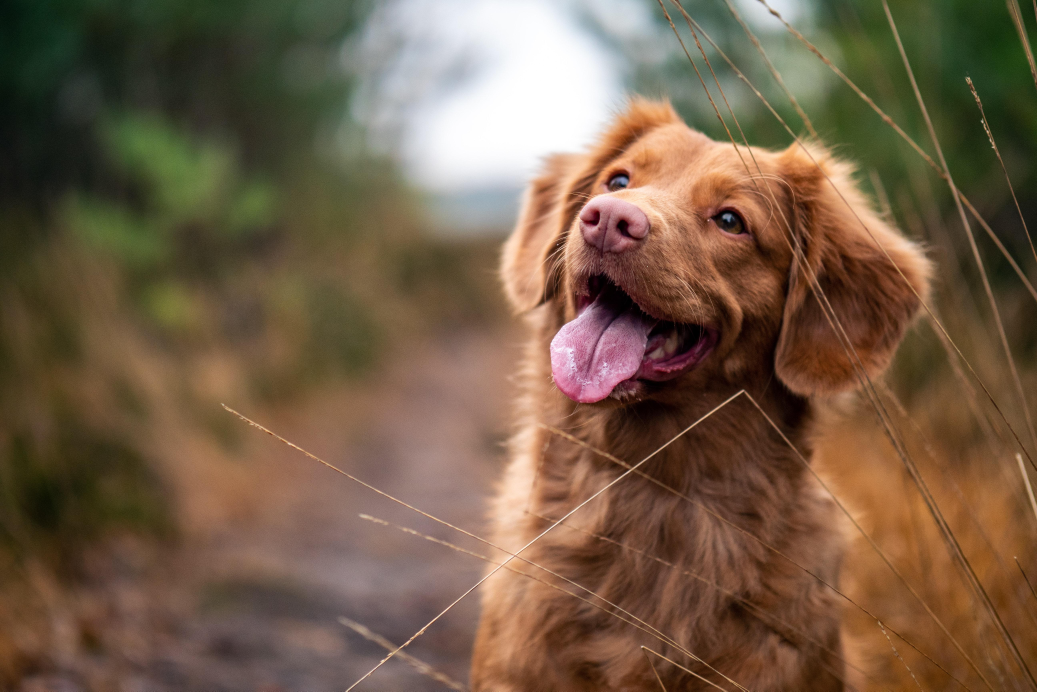
#> input picture 3. Computer Vision and Image Augmentations/resources/dog.jpg, 5184 x 3456 px (shown at 1/5 size)
$ jupyter execute --allow-errors '3.3.2 Image Augmentation CutOut, MixUp and CutMix.ipynb'
#> lines starting #> are read from the running program, lines starting #| are printed output that depends on the picture
# 3.3.2 Image Augmentation: Cutout, MixUp and CutMix
By Zac Todd

This tutorials covers image augmenations included in DeVries and Taylors work [Cutout](https://arxiv.org/abs/1708.04552), Zhang et al work [MixUp](https://arxiv.org/abs/1710.09412) and Yun et al work [CutMix](https://arxiv.org/abs/1905.04899).

[cell 1]
import os
import numpy as np
import cv2
from PIL import Image, ImageOps, ImageEnhance

IMAGES_DIR = f'{os.getcwd()}/resources'
IMAGE_1 = f'{IMAGES_DIR}/dog.jpg'
IMAGE_2 = f'{IMAGES_DIR}/cat.jpg'
IMAGE_3 = f'{IMAGES_DIR}/cat_on_dog.jpg'

Wrapper for enabling functions that take np.ndarray to take PIL.Image as input and then after running converts the output np.ndarray to PIL.Image dont worry to much about what this function is doing.

[cell 2]
def _PIL_NUMPY(func):
    def wrapper(*args, **kwargs):
        new_args = [np.asarray(arg) if isinstance(arg, type(Image.Image())) else arg for arg in args]
        new_kwargs = {k: (np.asarray(arg) if isinstance(arg, type(Image.Image())) else arg) for k, arg in kwargs.items()}
        out_array = func(*new_args, **new_kwargs)
        out_image = Image.fromarray(np.uint8(out_array))
        return out_image
    return wrapper

## Cutout
Cutout removes a selected number of square holes from and image.

[cell 3]
@_PIL_NUMPY
def cutout(image, holes, length):
    output = image.copy()
    h, w, _ = output.shape
    for _ in range(holes):
        x0, y0 = np.random.randint(w - length), np.random.randint(h - length)
        output[y0: y0 + length, x0:x0 + length] = 0
    return output

img = Image.open(IMAGE_1)
#> img is the input picture: PIL image 5184x3456 RGB; mean R, G, B 115.7, 93.4, 71.7
cutout_image = cutout(img, 10, 500)
#> in wrapper, `out_image = Image.fromarray(np.uint8(out_array))`:
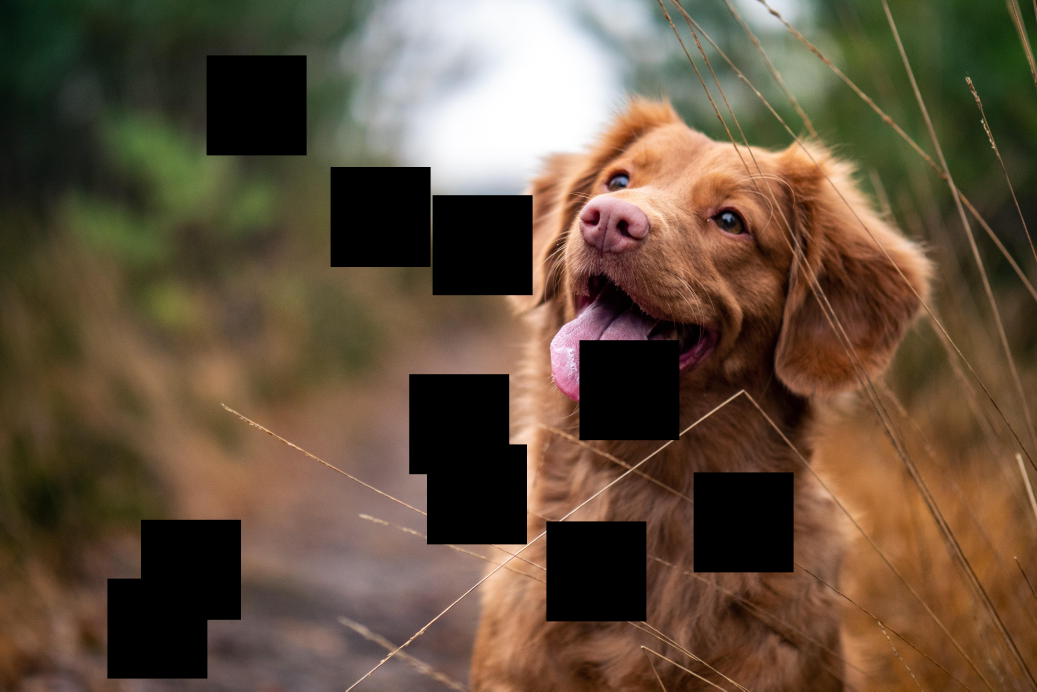
#> out_image: PIL image 5184x3456 RGB (shown at 1/5 size); mean R, G, B 99.8, 81.1, 61.5
cutout_image

Now instead of cuting out with black space try cuting out the image with unifrom noise.
Hint look at *np.random.randint*.

[cell 4]
@_PIL_NUMPY
def noisy_cutout(image, holes, length):
    output = image.copy()
    h, w, _ = output.shape
    for _ in range(holes):
        x0, y0 = np.random.randint(w - length), np.random.randint(h - length)
        output[y0:y0 + length, x0:x0 + length] = ...
    return output

img = Image.open(IMAGE_2)
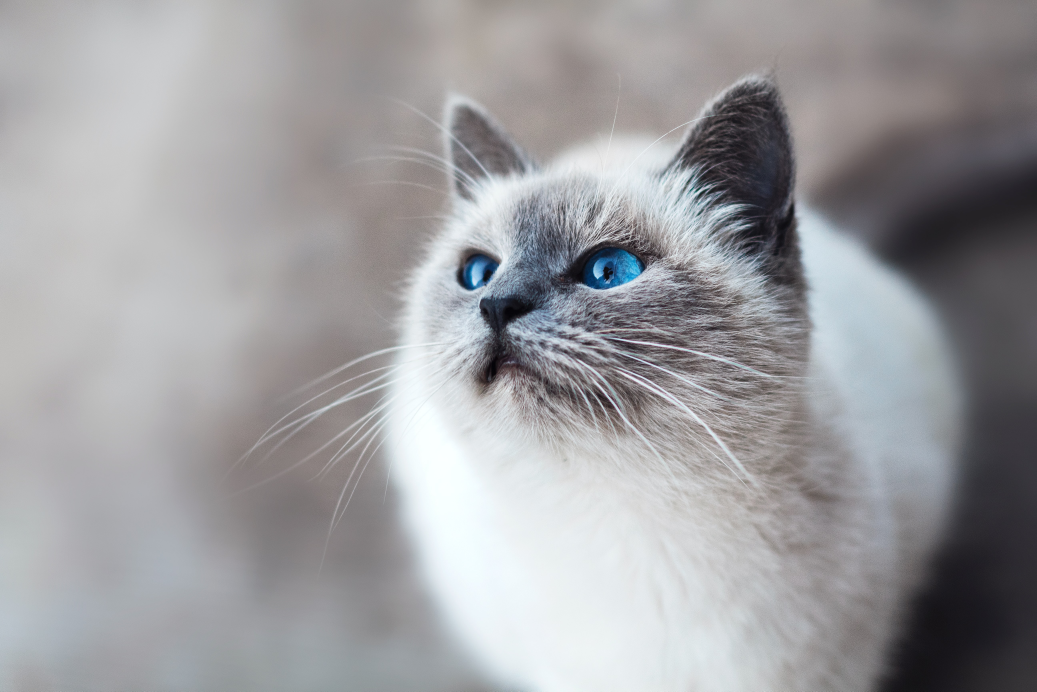
#> input picture 3. Computer Vision and Image Augmentations/resources/cat.jpg, 5184 x 3456 px (shown at 1/5 size)
#> img is the input picture: PIL image 5184x3456 RGB; mean R, G, B 157.2, 156.9, 159.4
#> (the rest of this cell did not finish here and is left out)

noisy_cutout_image

<script type="text/x-mathjax-config">
MathJax.Hub.Config({
tex2jax: {
inlineMath: [['$','$'], ['\\(','\\)']],
processEscapes: true},
jax: ["input/TeX","input/MathML","input/AsciiMath","output/CommonHTML"],
extensions: ["tex2jax.js","mml2jax.js","asciimath2jax.js","MathMenu.js","MathZoom.js","AssistiveMML.js", "[Contrib]/a11y/accessibility-menu.js"],
TeX: {
extensions: ["AMSmath.js","AMSsymbols.js","noErrors.js","noUndefined.js"],
equationNumbers: {
autoNumber: "AMS"
}
}
});
</script>
The Cutout function from the DeVries and Taylors samples boxes a bit differently than in our *cutout(.)* function. Rewrite the function so the we can sample $x_0$ and $y_0$ from just the bounds of the image.

[cell 5]
@_PIL_NUMPY
def cutout2(image, holes, length):
    output = image.copy()
    h, w, _ = output.shape
    for _ in range(holes):
        x0, y0 = np.random.randint(w), np.random.randint(h)
        x1, y1 = ...
        output[y0: x1, x0: y1] = 0
    return output

img = Image.open(IMAGE_2)
#> (the rest of this cell did not finish here and is left out)

cutout2_image

## Mixup

<script type="text/x-mathjax-config">
MathJax.Hub.Config({
tex2jax: {
inlineMath: [['$','$'], ['\\(','\\)']],
processEscapes: true},
jax: ["input/TeX","input/MathML","input/AsciiMath","output/CommonHTML"],
extensions: ["tex2jax.js","mml2jax.js","asciimath2jax.js","MathMenu.js","MathZoom.js","AssistiveMML.js", "[Contrib]/a11y/accessibility-menu.js"],
TeX: {
extensions: ["AMSmath.js","AMSsymbols.js","noErrors.js","noUndefined.js"],
equationNumbers: {
autoNumber: "AMS"
}
}
});
</script>

Mixup in practise works on both the images and onehot encoding labels. However, for the purposes of this tutorial we only look at the mixup process for the images though the same process is appied to the lables.
Mixup works by sampling from $\lambda \sim Beta(\alpha, \alpha)$ and using sampled probabilty to determine the weights of the sum of the two images and their labels being mixed up.

$$ \begin{align}
\lambda &\sim Beta(\alpha, \alpha)\\
\tilde{X} &= \lambda X_i + (1 - \lambda) X_j\\
\tilde{Y} &= \lambda Y_i + (1 - \lambda) Y_j\\
\end{align} $$

Where $\tilde{X}$ and $\tilde{Y}$ are the mixed up images and labels repectively from the images $X_i$ and $X_j$ with the assoated lables $Y_i$ and $X_j$.

Run the cell below a few times and change the play around with the *alpha* input.

[cell 6]
@_PIL_NUMPY
def mixup(image1, image2, alpha):
    lam = np.random.beta(alpha, alpha) if alpha > 0 else 1
    output = lam * image1 + (1 - lam) * image2
    return output

img1 = Image.open(IMAGE_1)
img2 = Image.open(IMAGE_2)
img = np.asarray(img)
mixup_image = mixup(img1, img2, 0.5)
#> in wrapper (call 4), `out_image = Image.fromarray(np.uint8(out_array))`:
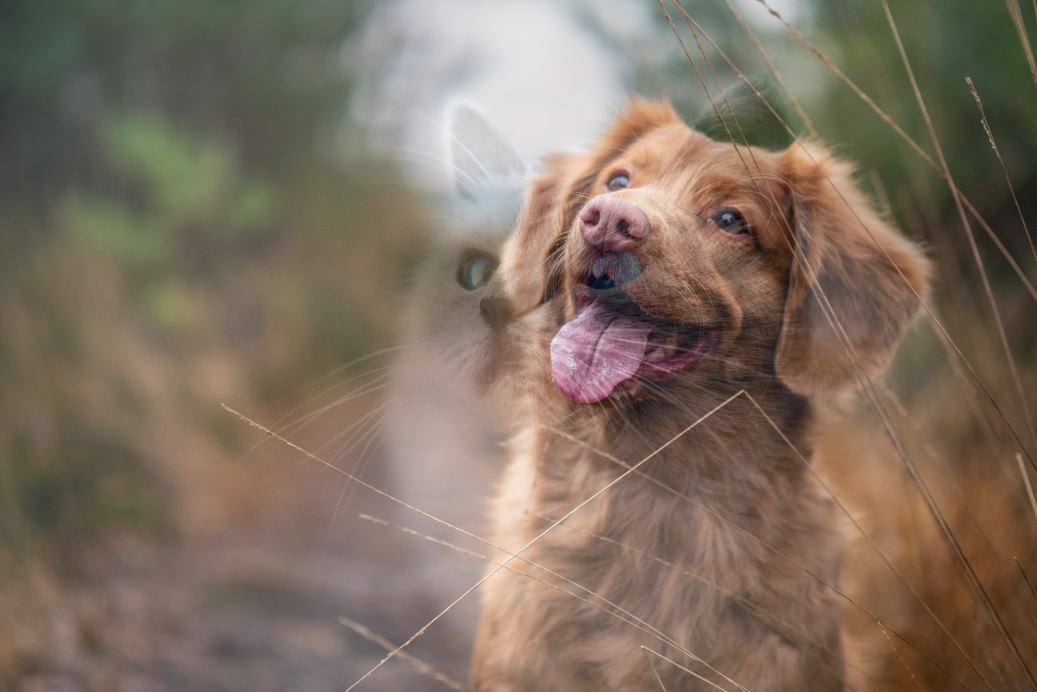
#> out_image: PIL image 5184x3456 RGB (shown at 1/5 size); mean R, G, B 127.5, 111.8, 97.2
mixup_image

In the mixup function you will see that it only works on image of the same size rewrite the function so it works on images of different sizes.

[cell 7]
@_PIL_NUMPY
def resized_mixup(image1, image2, alpha):
    resized_image1 = ...
    resized_image2 = ...
    lam = np.random.beta(alpha, alpha) if alpha > 0 else 1
    output = lam * resized_image1 + (1 - lam) * resized_image2
    return output

img1 = Image.open(IMAGE_1)
img3 = Image.open(IMAGE_3)
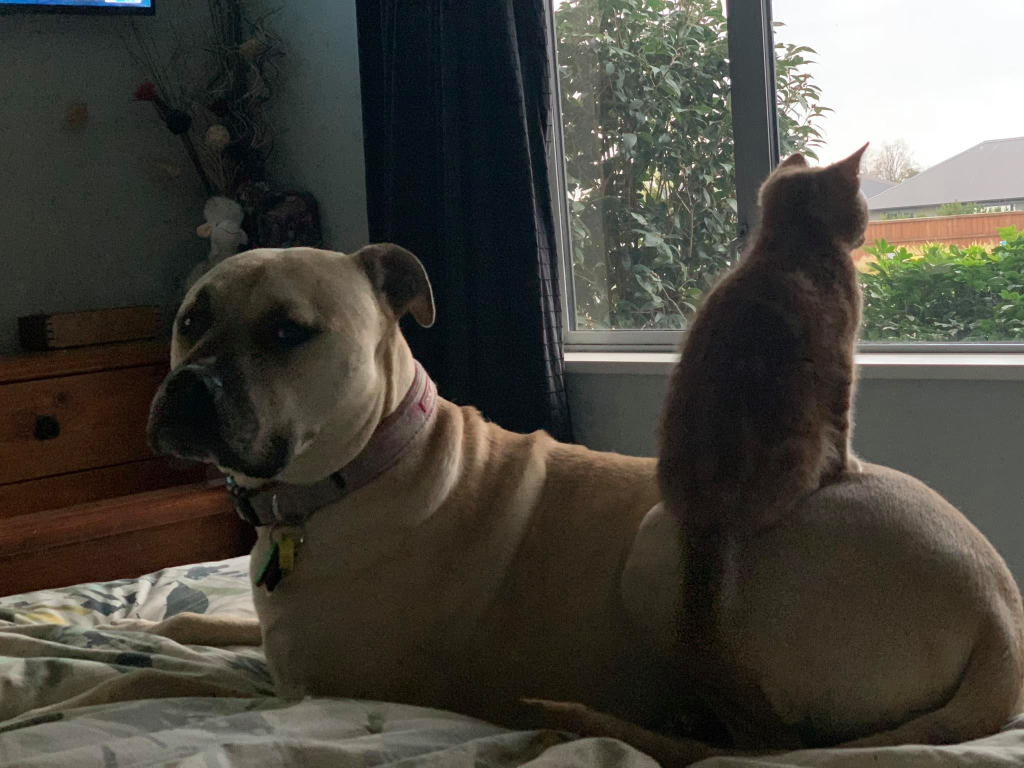
#> input picture 3. Computer Vision and Image Augmentations/resources/cat_on_dog.jpg, 2048 x 1536 px (shown at 1/2 size)
#> img3 is the input picture: PIL image 2048x1536 RGB; mean R, G, B 71.3, 68.9, 61.3
img = np.asarray(img)
#> (the rest of this cell did not finish here and is left out)

resized_mixup
